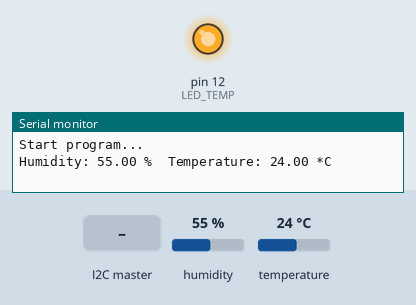
This sketch was run on a simulated Arduino Uno, built with avr-gcc and run on an emulated ATmega328P. On the bench: output pins drawn as LEDs (lit = HIGH), the last lines printed to the serial monitor. Inputs (shaded band) come from the test bench; at power-on: humidity 55 %, temperature 24 °C.

Above: at 3.4 s.
3.5 s: the I2C master sends the byte 90
At 5.0 s:
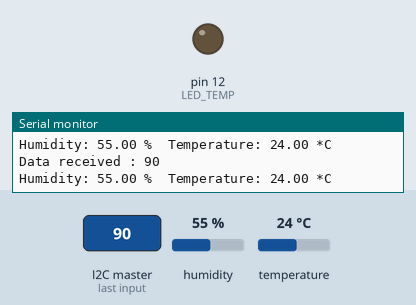
5.5 s: the I2C master sends the byte 1
At 7.4 s:
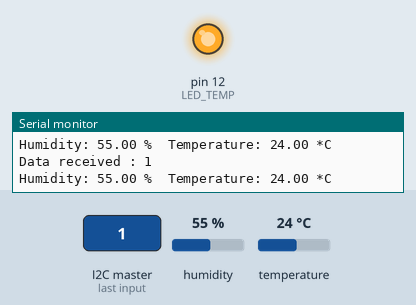
Timing chart, 0 to 8.9 s (numbered marks = the images above; inputs shaded):
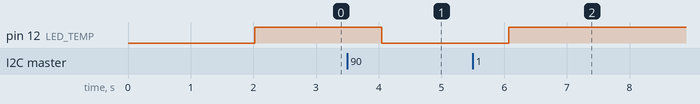

The sketch:

project.ino
```cpp
// NOTE FOR SENSOR:
// Connect pin 1 (on the left) of the sensor to +5V
// NOTE: If using a board with 3.3V logic like an Arduino Due connect pin 1
// to 3.3V instead of 5V!
// Connect pin 2 of the sensor to whatever your DHTPIN is
// Connect pin 4 (on the right) of the sensor to GROUND
// Connect a 10K resistor from pin 2 (data) to pin 1 (power) of the sensor

#include <DHT.h>
#include <Wire.h>

#define DHTPIN 6
#define DHTTYPE DHT11
#define DATAS_ADDRESS 0x14

DHT dht(DHTPIN, DHTTYPE);
const int LED_TEMP = 12;

float temperature;
float limitTemperature = 23.00;
float humidity;
int   ledActive = 0;
int   dataReceived = 0;

void setup() {
  Serial.begin(9600);
  Serial.println("Start program...\n");

  Wire.begin(DATAS_ADDRESS);
  Wire.onReceive(receiveData);
  Wire.onRequest(sendData);

  pinMode(LED_TEMP, OUTPUT);
  dht.begin();
}

void loop() {
  delay(2000);

  humidity = dht.readHumidity();
  temperature = dht.readTemperature();

  if (isnan(humidity) || isnan(temperature)) {
    Serial.println("Failed to read from DHT sensor!");
    return;
  }

  Serial.print("Humidity: ");
  Serial.print(humidity);
  Serial.print(" %\t");
  Serial.print("Temperature: ");
  Serial.print(temperature);
  Serial.print(" *C ");

  Serial.println("");
  isHot(temperature);
}

void receiveData(int byteCount) {
    while(Wire.available()) {
        dataReceived = Wire.read();
        Serial.print("Data received : ");
        Serial.println(dataReceived);

        if (dataReceived != 98
          && dataReceived != 99
          && dataReceived != 100) {
            limitTemperature = dataReceived;
        }
    }
}

void sendData() {
    float dataResponse;
    switch (dataReceived) {
      case 98:
        dataResponse = temperature;
        break;
      case 99:
        dataResponse = humidity;
        break;
      case 100:
        dataResponse = ledActive;
        break;
    }
    Wire.write((byte) dataResponse);
}

void isHot(float temp) {
  if (temp > limitTemperature) {
    ledActive = 1;
    digitalWrite(LED_TEMP, HIGH);
  } else {
    ledActive = 0;
    digitalWrite(LED_TEMP, LOW);
  }
}
```

Measured:
- after the input at 3.5 s, pin 12 (LED_TEMP): HIGH → LOW after 0.55 s
- after the input at 5.5 s, pin 12 (LED_TEMP): LOW → HIGH after 0.57 s
